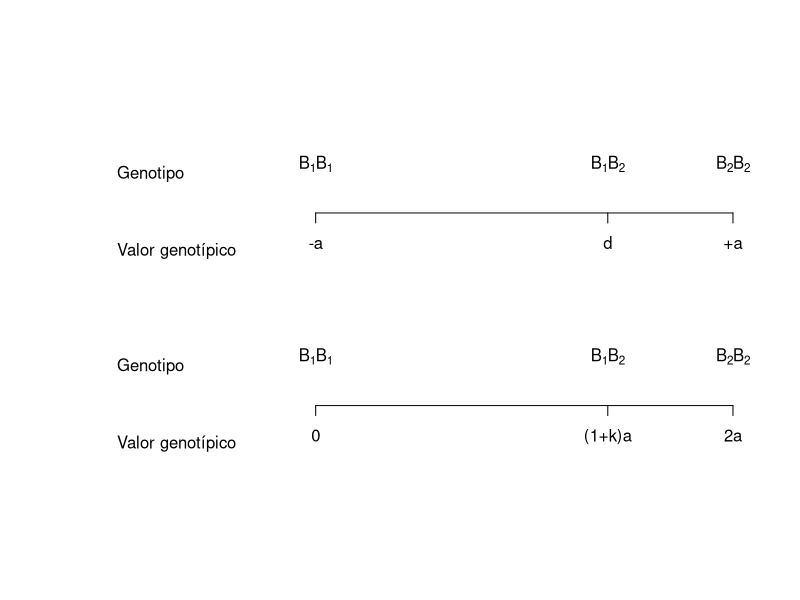
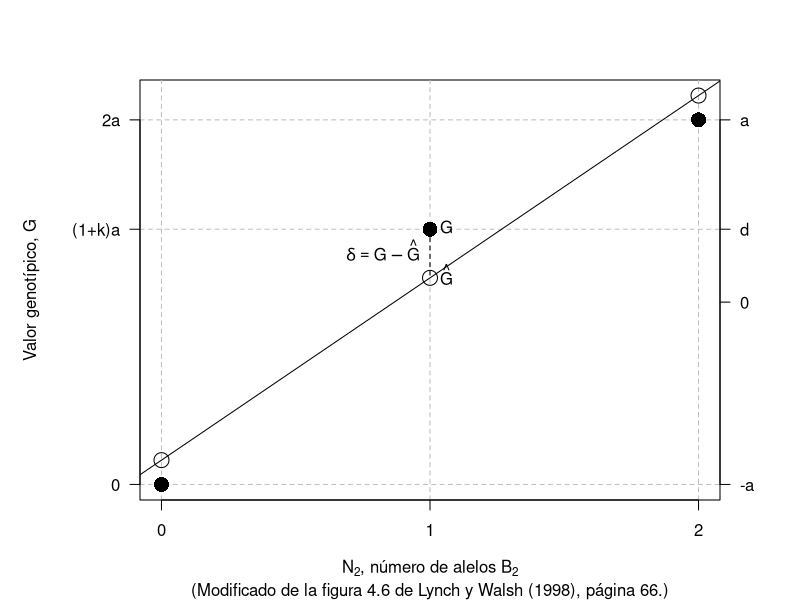
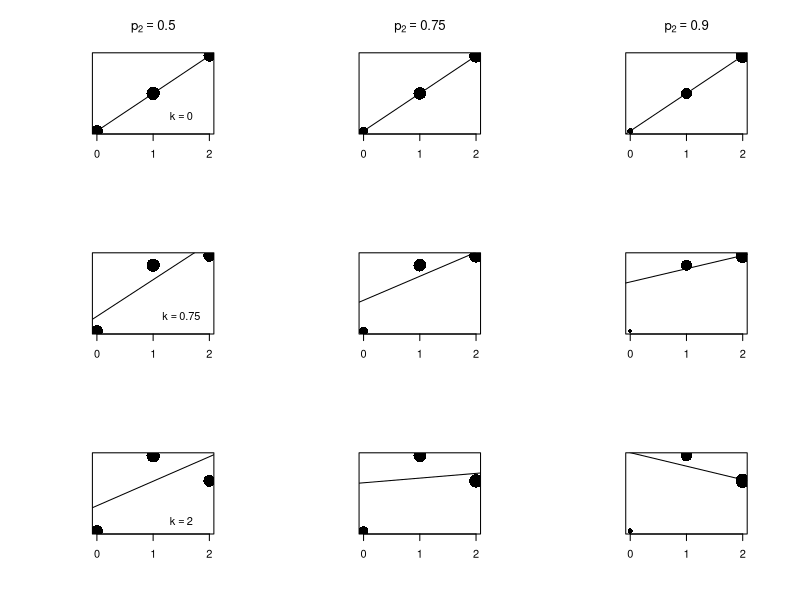
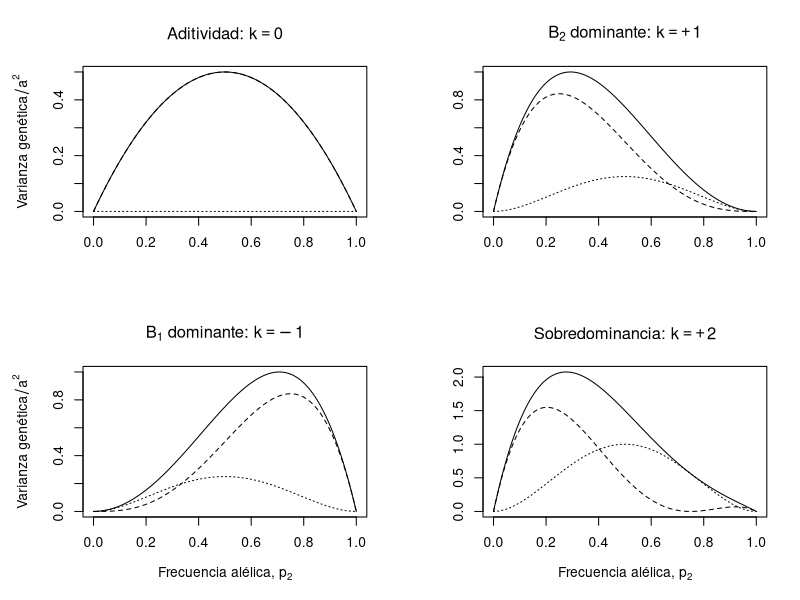
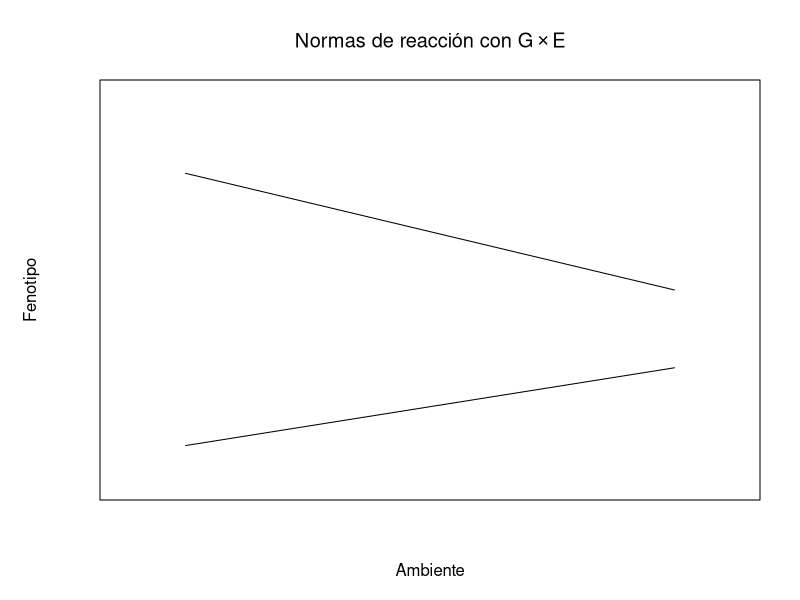

The R script that drew these images, in order:
## ---- chunk 1

## ---- chunk 2
plot(c(-5,10), c(0,10), type = 'n', axes = FALSE, ann = FALSE)
axis(1, at = c(0, 7, 10), labels = c('0', '(1+k)a', '2a'), pos = 2)
axis(1, at = c(0, 7, 10), labels = expression(B[1]*B[1], B[1]*B[2], B[2]*B[2]),
     pos = 4, tick = FALSE)
text(-5, 1, labels = 'Valor genotípico', pos = 4)
text(-5, 3, labels = 'Genotipo', pos = 4)
axis(1, at = c(0, 7, 10), labels = c('-a', 'd', '+a'), pos = 7)
axis(1, at = c(0, 7, 10), labels = expression(B[1]*B[1], B[1]*B[2], B[2]*B[2]),
     pos = 9, tick = FALSE)
text(-5, 6, labels = 'Valor genotípico', pos = 4)
text(-5, 8, labels = 'Genotipo', pos = 4)
## ---- chunk 3
N2 <- c(0, 1, 2)
G  <- c(0, 7, 10)
m0 <- lm(G ~ N2)
Ghat <- predict(m0)

par(mar = c(5,7,4,4))
plot(c(N2, N2), c(G, Ghat), type = 'n',
     xlab = expression(N[2]*", número de alelos "*B[2]),
     ylab = "", xaxt = 'n', yaxt = 'n', las = 1,
     sub = "(Modificado de la figura 4.6 de Lynch y Walsh (1998), página 66.)")
mtext("Valor genotípico, G", side = 2, line = 5)
abline(h = G,  lty = 2, col = 'gray')
abline(v = N2, lty = 2, col = 'gray')
points(N2, G, pch = 16, cex = 2)
abline(m0)
points(N2, Ghat, cex = 2)
segments(N2[2], G[2], N2[2], Ghat[2], lty = 2)
text(N2[2], G[2], label = 'G', pos = 4)
text(N2[2], Ghat[2], label = expression(hat(G)), pos = 4)
text(N2[2], (G[2] + Ghat[2]) / 2, label = expression(delta==G-hat(G)), pos = 2)
axis(1, at = c(0, 1, 2), labels = c('0', '1', '2'))
axis(2, at = c(0, 7, 10), labels = c('0', '(1+k)a', '2a'), las = 1)
axis(4, at = c(0, 5, 7, 10), labels = c('-a', '0', 'd', 'a'), las = 1)
## ---- chunk 4
library(plyr)
PopSize <- 1000
Freq2   <- c(0.5, 0.75, 0.90)
k       <- c(0, 0.75, 2)
a       <- 5
pops    <- lapply(k, function(x) {
              lapply(Freq2, function(y) {
                 genotip <- sample(0:2, PopSize, replace = TRUE, prob = c((1-y)^2, 2*y*(1-y), y^2))
                 fenotip <- a * genotip * (1 + 2 * x - x * genotip)
                 return(data.frame(G = genotip, P = fenotip))
              })
           })
Main <- lapply(k, function(x) {
           lapply(Freq2, function(y) {
              if (x == 0) {
                 Title = bquote(p[2]==.(y))
              } else {
                 Title = ''
              }
              return(Title)
           })
        })
Text <- lapply(k, function(x) {
           lapply(Freq2, function(y) {
              if (y == 0.5) {
                 Ktext = bquote(k==.(x))
              } else {
                 Ktext = ''
              }
              return(Ktext)
           })
        })
par(mfrow = c(3, 3))
z <- sapply(1:3, function(x) {
          sapply(1:3, function(y) {
             PopData <- ddply(pops[[x]][[y]], 'G', function(z) {
                data.frame(P = mean(z$P), N = dim(z)[1])
             })
             plot(PopData$G, PopData$P, cex = log10(PopData$N), pch = 16,
                  xlab = '', ylab = '', xaxt = 'n', yaxt = 'n', main = Main[[x]][[y]])
             text(1.5, 2, labels = Text[[x]][[y]])
             abline(lm(P ~ G, data = pops[[x]][[y]]))
             axis(1, at = c(0, 1, 2), labels = c('0', '1', '2'))
          })
       })
par(mfrow = c(1,1))
## ---- chunk 5
k  <- c(0, -1, 1, 2)
p2 <- seq(from = 0, to = 1, by = 0.001)
p1 <- 1 - p2
a  <- 5
alpha <- sapply(k, function(x) a * (1 + x * (p1 - p2)))
additiva <- sapply(1:4, function(x) 2 * p1 * p2 * alpha[,x]^2)
dominant <- sapply(1:4, function(x) (2 * p1 * p2 * a * k[x])^2)
VarTotal <- additiva + dominant
par(mfrow = c(2,2), mar = c(5,5,4,2))
plot(p2, VarTotal[,1] / a ^ 2, type = 'l', main = expression('Aditividad: '*k==0),
     ylab = expression('Varianza genética'/a^2),
     xlab = '')
lines(p2, additiva[,1] / a ^ 2, lty = 2)
lines(p2, dominant[,1] / a ^ 2, lty = 3)

plot(p2, VarTotal[,3] / a ^ 2, type = 'l', main = expression(B[2]*' dominante: '*k==+1),
     ylab = '',
     xlab = '')
lines(p2, additiva[,3] / a ^ 2, lty = 2)
lines(p2, dominant[,3] / a ^ 2, lty = 3)

plot(p2, VarTotal[,2] / a ^ 2, type = 'l', main = expression(B[1]*' dominante: '*k==-1),
     ylab = expression('Varianza genética'/a^2),
     xlab = expression('Frecuencia alélica, '*p[2]))
lines(p2, additiva[,2] / a ^ 2, lty = 2)
lines(p2, dominant[,2] / a ^ 2, lty = 3)

plot(p2, VarTotal[,4] / a ^ 2, type = 'l', main = expression('Sobredominancia: '*k==+2),
     ylab = '',
     xlab = expression('Frecuencia alélica, '*p[2]))
lines(p2, additiva[,4] / a ^ 2, lty = 2)
lines(p2, dominant[,4] / a ^ 2, lty = 3)
par(mfrow = c(1,1))
## ---- chunk 6
plot(c(0,1), c(0, 1), type = 'n', xaxt = 'n', yaxt = 'n',
   xlab = 'Ambiente', ylab = 'Fenotipo', main = expression("Normas de reacción con "*G%*%E))
lines(c(0.1, 0.9), c(0.1, 0.3))
lines(c(0.1, 0.9), c(0.8, 0.5))
